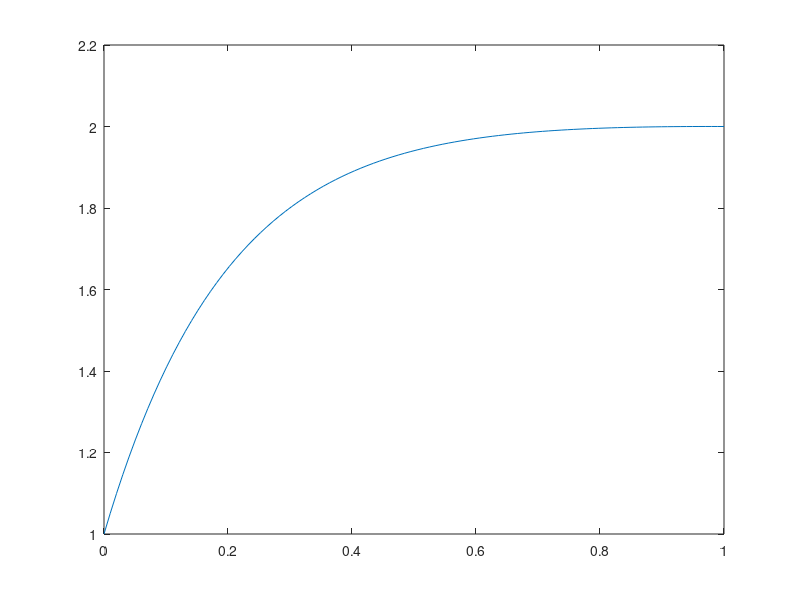

Write the MATLAB code that produced this figure.




## Chemotaxis
x=linspace(0, 1);
C0 = 1;
alpha = -5; 
kinvD = 0.1;

lambda1 = 0.5*(alpha + sqrt(alpha^2 - 4*kinvD));
lambda2 = 0.5*(alpha - sqrt(alpha^2 - 4*kinvD));

a = (2-exp(lambda1))/(exp(lambda2)-exp(lambda1));
b = exp(lambda2.*x)-exp(lambda1.*x);
c = C0.*(exp(lambda1.*x) + a.*b);

plot(x, c);


